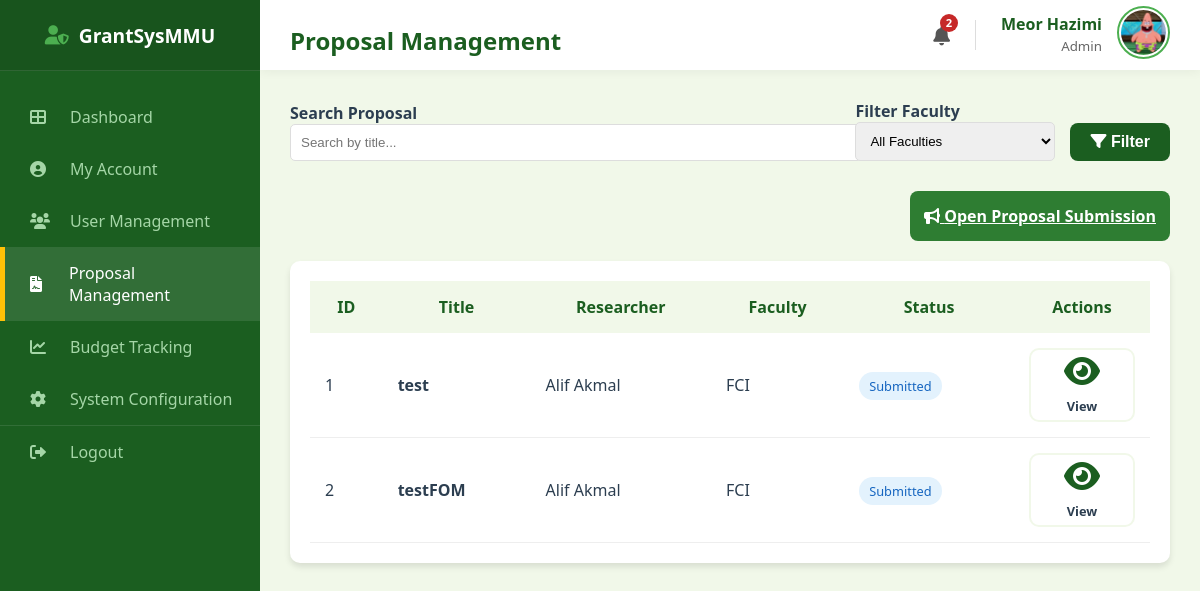
/admin/proposals (signed in), run on the app's committed database.
### models.py (models this page shows, shortened)
class User(db.Model):
    __tablename__ = 'user'
    mmu_id = db.Column(db.String(15), primary_key=True)
    name = db.Column(db.String(150), nullable=False)
    email = db.Column(db.String(100), unique=True, nullable=False)
    password = db.Column(db.String(100), nullable=False)
    faculty = db.Column(db.String(100), nullable=False)
    user_role = db.Column(db.String(25), nullable=False)
    profile_image = db.Column(db.String(20), nullable=False, default='default.jpg')
    phone_number = db.Column(db.String(20), nullable=True)
    admin_profile = db.relationship('Admin', backref='user_info', uselist=False, cascade="all, delete-orphan")
    researcher_profile = db.relationship('Researcher', backref='user_info', uselist=False, cascade="all, delete-orphan")
    reviewer_profile = db.relationship('Reviewer', backref='user_info', uselist=False, cascade="all, delete-orphan")
    hod_profile = db.relationship('HOD', backref='user_info', uselist=False, cascade="all, delete-orphan")

class Proposal(db.Model):
    __tablename__ = 'proposal'
    proposal_id = db.Column(db.Integer, primary_key=True)
    title = db.Column(db.String(255), nullable=False)
    research_area = db.Column(db.String(100), nullable=False, default="General")
    requested_budget = db.Column(db.Float, nullable=False)
    status = db.Column(db.String(30), nullable=False, default="Submitted")
    submission_date = db.Column(db.Date, default=datetime.utcnow)
    document_file = db.Column(db.String(100), nullable=True)
    researcher_id = db.Column(db.Integer, db.ForeignKey('researcher.researcher_id'), nullable=False)
    cycle_id = db.Column(db.Integer, db.ForeignKey('grant_cycle.cycle_id'), nullable=False)
    assigned_reviewer_id = db.Column(db.Integer, db.ForeignKey('reviewer.reviewer_id'), nullable=True)
    assigned_hod_id = db.Column(db.Integer, db.ForeignKey('hod.hod_id'), nullable=True)
    reviewer = db.relationship('Reviewer', foreign_keys=[assigned_reviewer_id])
    hod = db.relationship('HOD', foreign_keys=[assigned_hod_id])
    deadlines = db.relationship('Deadline', backref='proposal', cascade="all, delete-orphan")

### main.py (the view)
@app.route("/admin/proposals")
def admin_proposal_management():
    if session.get("role") != "Admin":
        return redirect(url_for("admin_login"))
    search_query = request.args.get("search", "")
    filter_faculty = request.args.get("faculty", "")
    page = request.args.get("page", 1, type=int)
    per_page = 8
    query = Proposal.query.join(Researcher).join(User)
    if search_query:
        query = query.filter(Proposal.title.ilike(f"%{search_query}%"))
    if filter_faculty:
        query = query.filter(User.faculty == filter_faculty)
    pagination = query.paginate(page=page, per_page=per_page, error_out=False)
    return render_template(
        "admin_proposal_management.html",
        proposals=pagination.items,
        pagination=pagination,
        user=User.query.get(session["user_id"]),
        faculties=Faculty.query.all(),
    )

### main.py (called while the page is built)
@app.context_processor
def inject_notifications():
    if "user_id" in session:
        unread = Notification.query.filter_by(
            recipient_id=session["user_id"], is_read=False
        ).count()
        return dict(unread_notifications=unread)
    return dict(unread_notifications=0)

### templates/admin_proposal_management.html (shortened to what this page needs)
<!DOCTYPE html>
<html lang="en">
<head>
    <link rel="stylesheet" type="text/css" href="{{ url_for('static', filename='style.css') }}">
    <link rel="stylesheet" href="https://cdnjs.cloudflare.com/ajax/libs/font-awesome/6.0.0/css/all.min.css">
</head>
<body>
    <div class="dashboard-container">
        <div class="sidebar">
            <div class="sidebar-header">
                <i class="fas fa-user-shield" style="margin-right: 10px; color: var(--secondary-color);"></i> GrantSysMMU
            </div>
            <ul class="sidebar-menu">
                <li><a href="{{ url_for('admin_dashboard') }}"><i class="fas fa-th-large"></i> Dashboard</a></li>
                <li><a href="{{ url_for('admin_profile') }}"><i class="fas fa-user-circle"></i> My Account</a></li>
                <li><a href="{{ url_for('admin_user_management') }}"><i class="fas fa-users"></i> User Management</a>
                </li>
                <li class="active"><a href="{{ url_for('admin_proposal_management') }}"><i
                            class="fas fa-file-contract"></i> Proposal Management</a></li>
                <li><a href="#"><i class="fas fa-chart-line"></i> Budget Tracking</a></li>
                <li><a href="{{ url_for('admin_system_data') }}"><i class="fas fa-cog"></i> System Configuration</a>
                </li>
                <li style="margin-top: auto; border-top: 1px solid rgba(255,255,255,0.1);">
                    <a href="{{ url_for('logout') }}"><i class="fas fa-sign-out-alt"></i> Logout</a>
                </li>
            </ul>
        </div>
        <div class="main-content">
            <div class="top-bar">
                <h2>Proposal Management</h2>
                <div style="display: flex; align-items: center; gap: 25px;">
                    <a href="{{ url_for('view_notifications') }}"
                        style="position: relative; color: #555; font-size: 1.2rem; text-decoration: none;">
                        <i class="fas fa-bell"></i>
                        {% if unread_notifications > 0 %}
                        <span
                            style="position: absolute; top: -8px; right: -8px; background: #c62828; color: white; border-radius: 50%; width: 18px; height: 18px; font-size: 0.7rem; display: flex; align-items: center; justify-content: center; font-weight: bold;">
                            {{ unread_notifications }}
                        </span>
                        {% endif %}
                    </a>
                    <div style="display: flex; align-items: center; gap: 15px;">
                        <div style="text-align: right; line-height: 1.3;">
                            <span style="display: block; font-weight: bold; color: #1b5e20;">{{ user.name }}</span>
                            <small style="color: #666;">Admin</small>
                        </div>
                        <a href="{{ url_for('admin_profile') }}">
                            <img src="{{ url_for('static', filename='profile_pics/' + user.profile_image) }}"
                                alt="Profile"
                                style="width: 45px; height: 45px; border-radius: 50%; object-fit: cover; border: 2px solid #4caf50; padding: 2px;">
                        </a>
                    </div>
                </div>
            </div>
            <div class="content-wrapper">
                <div class="section-card" style="margin-bottom: 20px;">
                    <form method="GET" action="{{ url_for('admin_proposal_management') }}"
                        style="display: flex; gap: 15px; align-items: flex-end;">
                        <div style="flex: 1;">
                            <label style="font-weight: bold;">Search Proposal</label>
                            <input type="text" name="search" placeholder="Search by title..."
                                value="{{ request.args.get('search', '') }}"
                                style="width: 100%; padding: 10px; border: 1px solid #ddd; border-radius: 5px;">
                        </div>
                        <div style="width: 200px;">
                            <label style="font-weight: bold;">Filter Faculty</label>
                            <select name="faculty"
                                style="width: 100%; padding: 10px; border: 1px solid #ddd; border-radius: 5px;">
                                <option value="">All Faculties</option>
                            </select>
                        </div>
                        <button type="submit" class="btn-primary" style="width: auto; padding: 10px 20px;"><i
                                class="fas fa-filter"></i> Filter</button>
                    </form>
                </div>
                <div style="margin-bottom: 20px; text-align: right;">
                    <a href="{{ url_for('admin_open_cycle') }}" class="btn-primary"
                        style="display: inline-block; width: auto; background-color: #2e7d32;">
                        <i class="fas fa-bullhorn"></i> Open Proposal Submission
                    </a>
                </div>
                <div class="table-card">
                    <table style="width: 100%; border-collapse: collapse;">
                        <thead>
                            <tr style="background: #f1f8e9; color: #1b5e20;">
                                <th style="padding: 15px;">ID</th>
                                <th style="padding: 15px;">Title</th>
                                <th style="padding: 15px;">Researcher</th>
                                <th style="padding: 15px;">Faculty</th>
                                <th style="padding: 15px;">Status</th>
                                <th style="padding: 15px;">Actions</th>
                            </tr>
                        </thead>
                        <tbody>
                            {% for p in proposals %}
                            <tr style="border-bottom: 1px solid #eee;">
                                <td style="padding: 15px;">{{ p.proposal_id }}</td>
                                <td style="padding: 15px; font-weight: bold;">{{ p.title }}</td>
                                <td style="padding: 15px;">{{ p.researcher.user_info.name }}</td>
                                <td style="padding: 15px;">{{ p.researcher.user_info.faculty }}</td>
                                <td style="padding: 15px;">
                                    <span
                                        style="padding: 5px 10px; border-radius: 15px; font-size: 0.8rem; background: #e3f2fd; color:#1565c0;">
                                        {{ p.status }}
                                    </span>
                                </td>
                                <td style="padding: 15px;">
                                    <a href="{{ url_for('admin_view_proposal', proposal_id=p.proposal_id) }}"
                                        class="btn-outline" style="padding: 5px 10px; font-size: 0.8rem;">
                                        <i class="fas fa-eye"></i> View
                                    </a>
                                </td>
                            </tr>
                            {% else %}
                            <tr>
                                <td colspan="6" style="padding: 20px; text-align: center;">No proposals found.</td>
                            </tr>
                            {% endfor %}
                        </tbody>
                    </table>
                </div>
            </div>
        </div>
    </div>
</body>
</html>

### static/style.css (style rules this page uses)
:root { --primary-color: #1b5e20; --secondary-color: #4caf50; --accent-color: #ffc107; --bg-light: #f1f8e9; --white: #ffffff; --text-dark: #2c3e50; --text-muted: #607d8b; --sidebar-width: 260px; --shadow: 0 4px 6px rgba(0, 0, 0, 0.1); }
body { font-family: 'Segoe UI', 'Roboto', Helvetica, Arial, sans-serif; margin: 0; padding: 0; background-color: var(--bg-light); color: var(--text-dark); }
.dashboard-container { display: flex; min-height: 100vh; }
.sidebar { width: var(--sidebar-width); background-color: var(--primary-color); color: white; display: flex; flex-direction: column; position: fixed; height: 100%; z-index: 100; }
.sidebar-header { height: 70px; display: flex; align-items: center; justify-content: center; background-color: rgba(0, 0, 0, 0.1); font-size: 1.2rem; font-weight: bold; border-bottom: 1px solid rgba(255, 255, 255, 0.1); }
.sidebar-menu { list-style: none; padding: 0; margin: 20px 0; }
.sidebar-menu li a { display: flex; align-items: center; padding: 15px 25px; color: #a5d6a7; text-decoration: none; transition: 0.3s; border-left: 5px solid transparent; }
.sidebar-menu li a:hover, .sidebar-menu li.active a { background-color: rgba(255, 255, 255, 0.1); color: white; border-left-color: var(--accent-color); }
.sidebar-menu li a i { width: 30px; margin-right: 10px; }
.main-content { margin-left: var(--sidebar-width); width: calc(100% - var(--sidebar-width)); background-color: var(--bg-light); display: flex; flex-direction: column; }
.top-bar { width: 100%; height: 70px; background: white; display: flex; align-items: center; justify-content: space-between; padding: 0 30px; box-shadow: 0 2px 10px rgba(0, 0, 0, 0.05); box-sizing: border-box; position: sticky; top: 0; z-index: 50; }
.content-wrapper { padding: 30px; }
.btn-primary { background-color: var(--primary-color); color: white; border: none; padding: 14px; width: 100%; font-size: 1rem; font-weight: 600; border-radius: 8px; cursor: pointer; transition: background 0.3s; margin-top: 10px; }
.btn-outline { background: white; border: 2px solid var(--bg-light); color: var(--text-dark); padding: 20px; border-radius: 10px; text-decoration: none; font-weight: 600; transition: all 0.3s; display: flex; flex-direction: column; align-items: center; justify-content: center; }
.btn-outline i { font-size: 2rem; margin-bottom: 10px; color: var(--primary-color); }
.table-card { background: white; padding: 20px; border-radius: 10px; box-shadow: var(--shadow); }
h2 { margin-bottom: 0.5rem; color: var(--primary-color); }

### data on the page
User: name "Meor Hazimi", profile_image (picture)
Proposal: proposal_id "1", title "test", researcher.user_info.name "Alif Akmal", researcher.user_info.faculty "FCI", status "Submitted"
Proposal: proposal_id "2", title "testFOM", researcher.user_info.name "Alif Akmal", researcher.user_info.faculty "FCI", status "Submitted"

### other printed values
{{ unread_notifications }} "2"
